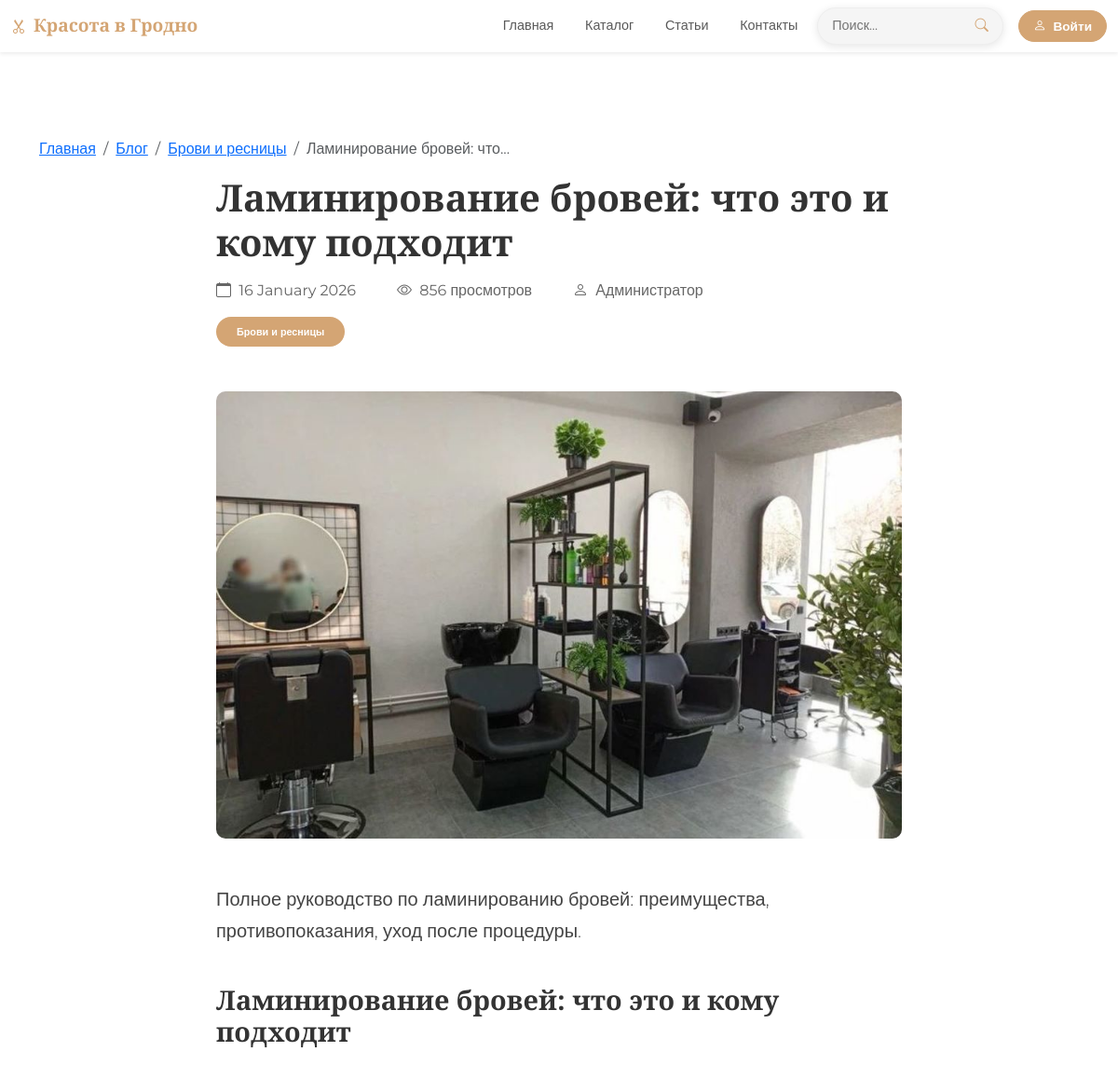
/blog/laminirovanie-brovey-chto-eto-i-komu-podkhodit (upper part), run on an earlier commit of the app's database.
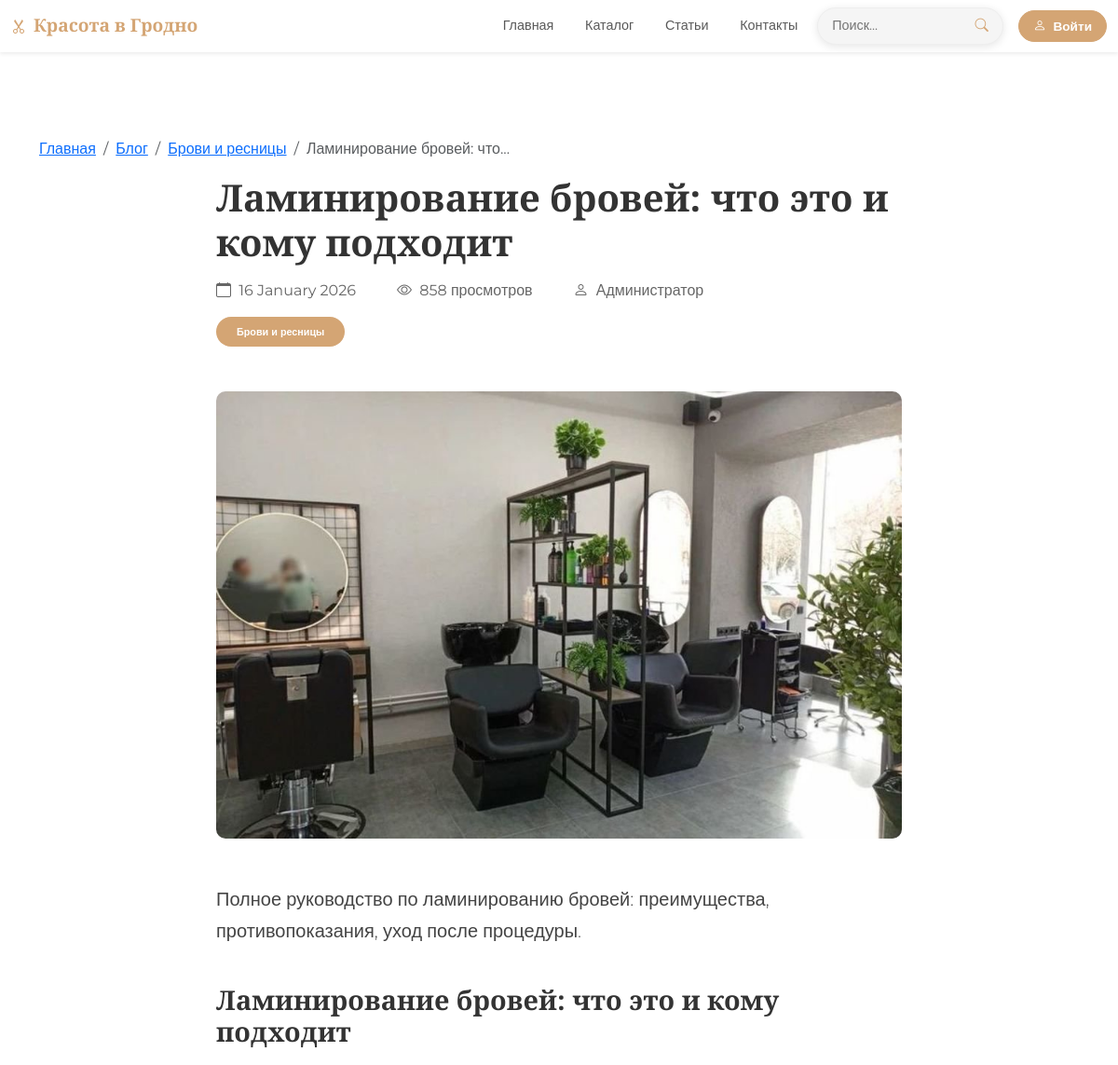
And on a later commit of the database.
### models.py (models this page shows)
class BlogPost(db.Model):
    __tablename__ = 'blog_posts'
    id = db.Column(db.Integer, primary_key=True)
    title = db.Column(db.String(200), nullable=False)
    slug = db.Column(db.String(200), unique=True)
    excerpt = db.Column(db.String(500))
    content = db.Column(db.Text, nullable=False)
    author = db.Column(db.String(100), default='Администратор')
    image_url = db.Column(db.String(300), default='/static/img/default.png')
    category = db.Column(db.String(50))
    is_published = db.Column(db.Boolean, default=True)
    views_count = db.Column(db.Integer, default=0)
    created_at = db.Column(db.DateTime, default=datetime.now)
    updated_at = db.Column(db.DateTime, default=datetime.now, onupdate=datetime.now)
    comments = db.relationship('BlogComment', backref='post', lazy=True, cascade='all, delete-orphan')
    tags = db.relationship('BlogTag', secondary=post_tags, backref=db.backref('posts', lazy=True))

### app.py (the view)
@app.route('/blog/<slug>')
def blog_post(slug):
    post = BlogPost.query.filter_by(slug=slug).first()
    if not post:
        abort(404)
    post.views_count += 1
    db.session.commit()
    comments = BlogComment.query.filter_by(
        post_id=post.id,
        is_approved=True
    ).order_by(BlogComment.created_at.desc()).all()
    prev_post = BlogPost.query.filter(
        BlogPost.is_published == True,
        BlogPost.created_at > post.created_at
    ).order_by(BlogPost.created_at.asc()).first()
    next_post = BlogPost.query.filter(
        BlogPost.is_published == True,
        BlogPost.created_at < post.created_at
    ).order_by(BlogPost.created_at.desc()).first()
    similar_posts = []
    category_posts = BlogPost.query.filter(
        BlogPost.is_published == True,
        BlogPost.category == post.category,
        BlogPost.id != post.id
    ).order_by(BlogPost.created_at.desc()).limit(3).all()
    similar_posts.extend(category_posts)
    if post.tags:
        tag_ids = [tag.id for tag in post.tags]
        tag_posts = BlogPost.query.join(
            BlogPost.tags
        ).filter(
            BlogPost.is_published == True,
            BlogPost.id != post.id,
            BlogTag.id.in_(tag_ids)
        ).distinct().limit(3).all()
        existing_ids = [p.id for p in similar_posts]
        for tag_post in tag_posts:
            if tag_post.id not in existing_ids and len(similar_posts) < 6:
                similar_posts.append(tag_post)
    if len(similar_posts) < 4:
        recent_posts = BlogPost.query.filter(
            BlogPost.is_published == True,
            BlogPost.id != post.id
        ).order_by(BlogPost.created_at.desc()).limit(3).all()
        existing_ids = [p.id for p in similar_posts]
        for recent_post in recent_posts:
            if recent_post.id not in existing_ids and len(similar_posts) < 6:
                similar_posts.append(recent_post)
    return render_template('blog-post.html',
        title=f"{post.title} - Красота в Гродно",
        post=post,
        comments=comments,
        similar_posts=similar_posts[:4],
        prev_post=prev_post,
        next_post=next_post,
        tags=post.tags
    )

### app.py (called while the page is built)
@app.context_processor
def inject_now():
    return {'now': datetime.now()}

@app.context_processor
def inject_user():
    user_favorites = []
    if current_user.is_authenticated:
        user_favorites = [s.id for s in current_user.favorite_salons.all()]
    return {
        'current_user': current_user,
        'user_favorites': user_favorites
    }

### templates/blog-post.html (shortened to what this page needs)
{% extends "base.html" %} {% block content %}
<div class="container mt-5 pt-4">
  <nav aria-label="breadcrumb">
    <ol class="breadcrumb">
      <li class="breadcrumb-item"><a href="/">Главная</a></li>
      <li class="breadcrumb-item"><a href="/blog">Блог</a></li>
      {% if post.category %}
      <li class="breadcrumb-item">
        <a href="/blog?category={{ post.category|urlencode }}">{{ post.category }}</a>
      </li>
      {% endif %}
      <li class="breadcrumb-item active" aria-current="page">
        {{ post.title|truncate(30) }}
      </li>
    </ol>
  </nav>
  <div class="row">
    <div class="col-lg-8 mx-auto">
      <div class="post-header mb-4">
        <h1 class="post-title mb-3">{{ post.title }}</h1>
        <div class="post-meta mb-3">
          <span class="me-4"><i class="bi bi-calendar me-1"></i> {{ post.created_at.strftime('%d %B %Y') }}</span>
          <span class="me-4"><i class="bi bi-eye me-1"></i> {{ post.views_count }} просмотров</span>
          {% if post.author %}
          <span><i class="bi bi-person me-1"></i> {{ post.author }}</span>
          {% endif %}
        </div>
        {% if post.category %}
        <div class="post-category mb-4">
          <a href="/blog?category={{ post.category|urlencode }}" class="badge bg-beauty text-decoration-none">
            {{ post.category }}
          </a>
        </div>
        {% endif %}
      </div>
      {% if post.image_url %}
      <div class="post-image mb-5">
        <img src="{{ post.image_url }}" alt="{{ post.title }}" class="img-fluid rounded" />
      </div>
      {% endif %}
      <div class="post-content mb-5">
        {% if post.excerpt %}
        <div class="lead mb-4">
          {{ post.excerpt }}
        </div>
        {% endif %}
        {{ post.content|safe }}
      </div>
    </div>
  </div>
</div>
{% endblock %}

What changed in the data, as far as the page shows it:
changed BlogPost "Ламинирование бровей: что это и кому подходит": views_count "856" → "858"; image_url: a different picture
